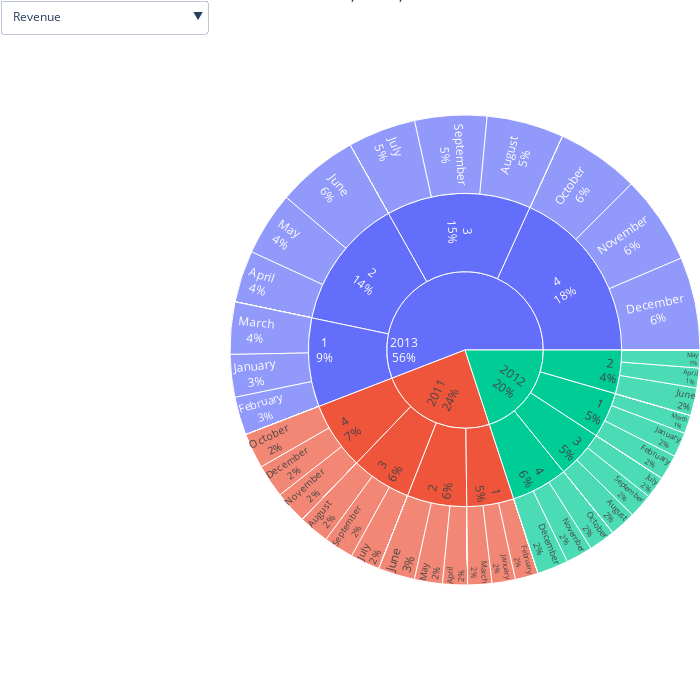

The cell this chart's notebook holds for it:
### Markdown cell above
**Monthly BreakDown (Part as whole)**

### Code cell
import plotly.express as px

# Filter for specific years
years = [2011, 2012, 2013]
df_tsa_filtered = df_tsa[df_tsa['CalendarYear'].isin(years)]

# Defining the order of months
month_order = ['January', 'February', 'March', 'April', 'May', 'June', 'July', 'August', 'September', 'October', 'November', 'December']

# Converting the 'MonthName' column to a categorical data type with specified order
df_tsa_filtered['MonthName'] = pd.Categorical(df_tsa_filtered['MonthName'], categories=month_order, ordered=True)

# Sorting the DataFrame based on the categorical 'MonthName' column
df_tsa_filtered = df_tsa_filtered.sort_values('MonthName')

# Prompt the user to select a number
print("Please select a number:")
print("1. Revenue")
print("2. Profit")
print("3. AVG Profit Margin")
print("4. Monthly Revenue Percentage")

# Get user input for the selected number
selected_number = int(input("Enter the number corresponding to your choice: "))

# Map the selected number to the actual value
value_mapping = {
    1: 'Revenue',
    2: 'Profit',
    3: 'AVGProfitMargin',
    4: 'MonthlyRevenuePercentage'
}
selected_value = value_mapping.get(selected_number)

if selected_value not in df_tsa.columns:
    print("Invalid value selected. Please choose from the provided options.")
else:
    # Calculate the percentage dynamically based on the selected value
    df_tsa_filtered['Percentage'] = df_tsa_filtered[selected_value] / df_tsa_filtered[selected_value].sum() * 100

    # Create the sunburst chart with the selected value
    fig = px.sunburst(df_tsa_filtered, path=['CalendarYear', 'CalendarQuarter', 'MonthName'], values=selected_value, 
                      custom_data=['Percentage'], title=f'Part of whole of {selected_value} for Years 2011, 2012, 2013')

    fig.update_traces(textinfo='label+percent entry', insidetextorientation='radial')

    # Create the update menu
    fig.update_layout(
        updatemenus=[
            {
                'buttons': [
                    {'method': 'update', 
                     'label': 'Revenue', 
                     'args': [{'values': [df_tsa_filtered['Revenue']]}]},
                    {'method': 'update', 
                     'label': 'Profit', 
                     'args': [{'values': [df_tsa_filtered['Profit']]}]},
                    {'method': 'update', 
                     'label': 'AVG_ProfitMargin', 
                     'args': [{'values': [df_tsa_filtered['AVGProfitMargin']]}]},
                    {'method': 'update', 
                     'label': 'Monthly_Revenue_Percentage', 
                     'args': [{'values': [df_tsa_filtered['MonthlyRevenuePercentage'], df_tsa_filtered['Percentage']]}]},
                ],
                'direction': 'down',
                'showactive': True,
            }
        ]
    )

    fig.update_layout(margin=dict(l=0, r=0, t=0, b=0), width=700, height=700)
    fig.show()

### Figure 1 — Plotly figure (JSON) as saved in the notebook; plotly's stock layout.template omitted (floating-point values rounded to 4 significant figures; data arrays with more than 128 entries replaced by an {"elided": "..."} marker saying what was removed)
{"data": [{"branchvalues": "total", "customdata": {"elided": "159x1 mixed values"}, "domain": {"x": [0, 1], "y": [0, 1]}, "hovertemplate": "labels=%{label}<br>Revenue=%{value}<br>parent=%{parent}<br>id=%{id}<extra></extra>", "ids": {"elided": "159 str values"}, "labels": {"elided": "159 str values"}, "name": "", "parents": {"elided": "159 str values"}, "values": {"elided": "159 float values"}, "type": "sunburst", "insidetextorientation": "radial", "textinfo": "label+percent entry"}], "layout": {"legend": {"tracegroupgap": 0}, "title": {"text": "Part of whole of Revenue for Years 2011, 2012, 2013"}, "updatemenus": [{"buttons": [{"args": [{"values": [[469800.0, 857700.0, 495400.0, 466300.0, 771300.0, 507000.0, 485200.0, 1050000.0, 373500.0, 502100.0, 1046000.0, 400300.0, 561700.0, 1285000.0, 358900.0, 1643000.0, 555200.0, 737800.0, 444600.0, 1372000.0, 596700.0, 523900.0, 1551000.0, 614600.0, 603100.0, 486200.0, 1447000.0, 535200.0, 1673000.0, 708200.0, 1781000.0, 660500.0, 538000.0, 624500.0, 669400.0, 1874000.0]]}], "label": "Revenue", "method": "update"}, {"args": [{"values": [[139600.0, 261400.0, 148000.0, 139100.0, 239900.0, 152700.0, 142100.0, 327500.0, 112700.0, 148800.0, 323900.0, 123200.0, 167100.0, 396500.0, 108600.0, 504100.0, 173800.0, 218700.0, 139700.0, 424500.0, 177700.0, 164900.0, 477900.0, 180500.0, 179600.0, 153000.0, 446200.0, 169200.0, 514500.0, 210400.0, 552500.0, 197600.0, 171100.0, 197600.0, 200000.0, 579400.0]]}], "label": "Profit", "method": "update"}, {"args": [{"values": [[0.2979, 0.4154, 0.2977, 0.299, 0.4507, 0.3, 0.294, 0.4464, 0.298, 0.2973, 0.4481, 0.3044, 0.2982, 0.4441, 0.2986, 0.4362, 0.3079, 0.2973, 0.3098, 0.4413, 0.2986, 0.3098, 0.4383, 0.2949, 0.2985, 0.3101, 0.4379, 0.3096, 0.4388, 0.298, 0.4366, 0.2999, 0.3105, 0.3524, 0.2993, 0.4326]]}], "label": "AVG_ProfitMargin", "method": "update"}, {"args": [{"values": [[6.64, 5.24, 8.47, 6.59, 4.71, 8.67, 6.85, 6.42, 6.39, 7.09, 6.39, 6.85, 7.93, 7.85, 6.14, 10.04, 9.5, 10.42, 7.6, 8.38, 8.43, 8.96, 9.48, 8.68, 8.52, 8.32, 8.85, 9.15, 10.23, 10, 10.89, 9.33, 9.2, 10.68, 9.46, 11.46], [1.605, 2.93, 1.692, 1.593, 2.635, 1.732, 1.658, 3.587, 1.276, 1.715, 3.574, 1.368, 1.919, 4.389, 1.226, 5.614, 1.897, 2.521, 1.519, 4.686, 2.039, 1.79, 5.299, 2.1, 2.06, 1.661, 4.945, 1.828, 5.717, 2.42, 6.085, 2.257, 1.838, 2.134, 2.287, 6.404]]}], "label": "Monthly_Revenue_Percentage", "method": "update"}], "direction": "down", "showactive": true}], "margin": {"l": 0, "r": 0, "t": 0, "b": 0}, "width": 700, "height": 700}}
